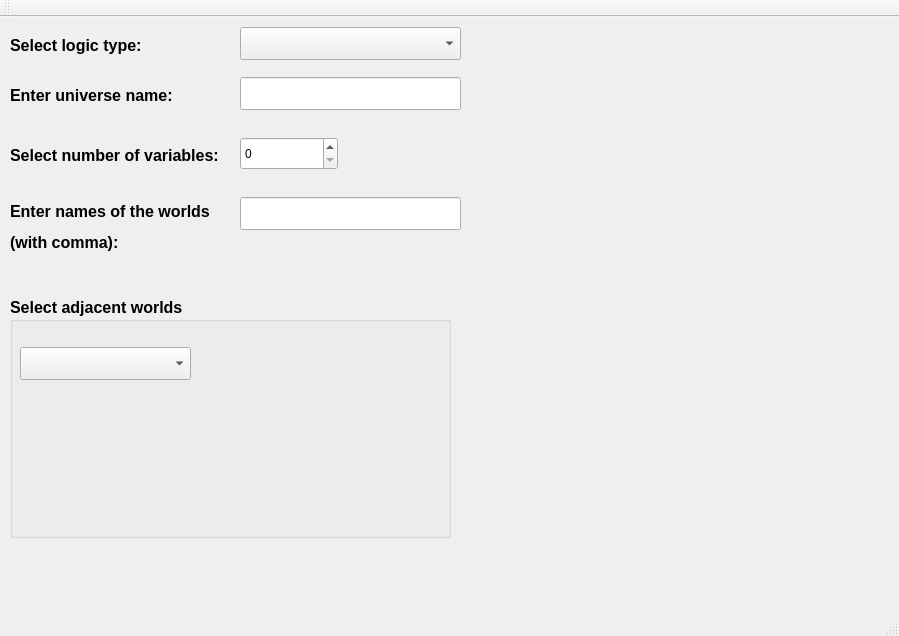
<?xml version="1.0" encoding="UTF-8"?>
<ui version="4.0">
 <class>MainWindow</class>
 <widget class="QMainWindow" name="MainWindow">
  <property name="geometry">
   <rect>
    <x>0</x>
    <y>0</y>
    <width>899</width>
    <height>636</height>
   </rect>
  </property>
  <property name="windowTitle">
   <string>LogicToolbox</string>
  </property>
  <widget class="QWidget" name="centralWidget">
   <widget class="QLabel" name="label">
    <property name="geometry">
     <rect>
      <x>10</x>
      <y>20</y>
      <width>131</width>
      <height>17</height>
     </rect>
    </property>
    <property name="font">
     <font>
      <family>Arimo</family>
      <pointsize>12</pointsize>
      <weight>75</weight>
      <bold>true</bold>
     </font>
    </property>
    <property name="text">
     <string>Select logic type:</string>
    </property>
   </widget>
   <widget class="QLabel" name="label_2">
    <property name="geometry">
     <rect>
      <x>10</x>
      <y>70</y>
      <width>181</width>
      <height>17</height>
     </rect>
    </property>
    <property name="font">
     <font>
      <family>Arimo</family>
      <pointsize>12</pointsize>
      <weight>75</weight>
      <bold>true</bold>
     </font>
    </property>
    <property name="text">
     <string>Enter universe name:</string>
    </property>
   </widget>
   <widget class="QComboBox" name="comboBox">
    <property name="geometry">
     <rect>
      <x>240</x>
      <y>10</y>
      <width>221</width>
      <height>33</height>
     </rect>
    </property>
   </widget>
   <widget class="QLineEdit" name="lineEdit">
    <property name="geometry">
     <rect>
      <x>240</x>
      <y>60</y>
      <width>221</width>
      <height>33</height>
     </rect>
    </property>
   </widget>
   <widget class="QLabel" name="label_3">
    <property name="geometry">
     <rect>
      <x>10</x>
      <y>130</y>
      <width>211</width>
      <height>17</height>
     </rect>
    </property>
    <property name="font">
     <font>
      <family>Arimo</family>
      <pointsize>12</pointsize>
      <weight>75</weight>
      <bold>true</bold>
     </font>
    </property>
    <property name="text">
     <string>Select number of variables:</string>
    </property>
   </widget>
   <widget class="QSpinBox" name="spinBox">
    <property name="geometry">
     <rect>
      <x>240</x>
      <y>120</y>
      <width>98</width>
      <height>33</height>
     </rect>
    </property>
   </widget>
   <widget class="QLabel" name="label_5">
    <property name="geometry">
     <rect>
      <x>10</x>
      <y>180</y>
      <width>201</width>
      <height>61</height>
     </rect>
    </property>
    <property name="font">
     <font>
      <family>Arimo</family>
      <pointsize>12</pointsize>
      <weight>75</weight>
      <bold>true</bold>
     </font>
    </property>
    <property name="text">
     <string>&lt;html&gt;&lt;head/&gt;&lt;body&gt;&lt;p&gt;Enter names of the worlds &lt;/p&gt;&lt;p&gt;(with comma):&lt;/p&gt;&lt;/body&gt;&lt;/html&gt;</string>
    </property>
   </widget>
   <widget class="QLineEdit" name="lineEdit_2">
    <property name="geometry">
     <rect>
      <x>240</x>
      <y>180</y>
      <width>221</width>
      <height>33</height>
     </rect>
    </property>
   </widget>
   <widget class="QGroupBox" name="groupBox">
    <property name="geometry">
     <rect>
      <x>10</x>
      <y>280</y>
      <width>441</width>
      <height>241</height>
     </rect>
    </property>
    <property name="font">
     <font>
      <family>Arimo</family>
      <pointsize>12</pointsize>
      <weight>75</weight>
      <bold>true</bold>
     </font>
    </property>
    <property name="title">
     <string>Select adjacent worlds</string>
    </property>
    <widget class="QComboBox" name="comboBox_2">
     <property name="geometry">
      <rect>
       <x>10</x>
       <y>50</y>
       <width>171</width>
       <height>33</height>
      </rect>
     </property>
    </widget>
   </widget>
  </widget>
  <widget class="QMenuBar" name="menuBar">
   <property name="geometry">
    <rect>
     <x>0</x>
     <y>0</y>
     <width>899</width>
     <height>25</height>
    </rect>
   </property>
  </widget>
  <widget class="QToolBar" name="mainToolBar">
   <attribute name="toolBarArea">
    <enum>TopToolBarArea</enum>
   </attribute>
   <attribute name="toolBarBreak">
    <bool>false</bool>
   </attribute>
  </widget>
  <widget class="QStatusBar" name="statusBar"/>
 </widget>
 <layoutdefault spacing="6" margin="11"/>
 <resources/>
 <connections/>
</ui>
